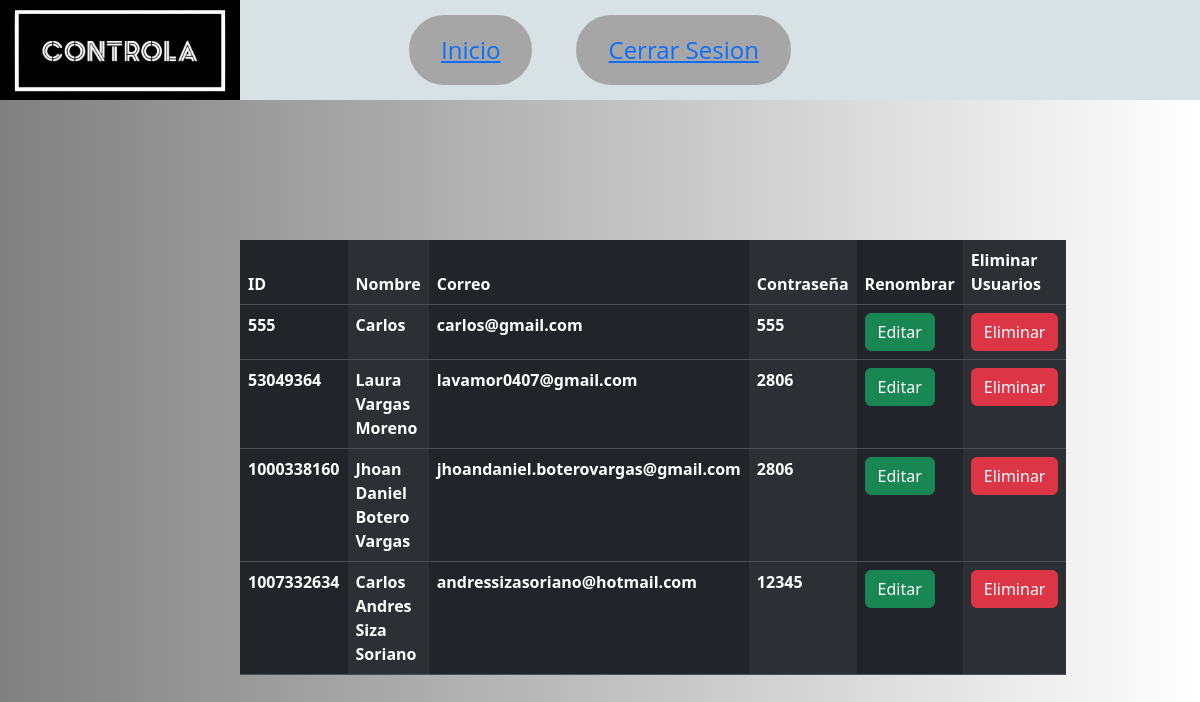
/mostrar.php, run on the app's committed database.
### tables this page shows
CREATE TABLE `usuarios` (
  `id` int(11) NOT NULL,
  `nombre` varchar(50) NOT NULL,
  `email` varchar(35) NOT NULL,
  `contraseña` int(11) NOT NULL,
  `tiempo_jornada` float DEFAULT NULL
);

### mostrar.php (the view, shortened to what this page needs)
<?php
include('db.php');
$sql = "SELECT * FROM usuarios";
$result = mysqli_query($conexion, $sql);
?>
<!DOCTYPE html>
<html lang="es">
<head>
  <link rel="stylesheet" href="css/header.css">
    <link href="https://cdn.jsdelivr.net/npm/bootstrap@5.3.3/dist/css/bootstrap.min.css" rel="stylesheet">
</head>
<body>
    <header id="cabecera_inicio">
    <a href="index.php"><img src="img/Controla_Short.jpeg" class="logo" alt="Logo" width="240"></a>
        <div class="botones-container">
        <button class="boton-inicio"><a href="home.php">Inicio</a></button>
        <button class="boton-perfil"><a href="index.php">Cerrar Sesion</a></button>
        </div>
    </header>
    <div class= "espacio-tabla">
    <table class="table table-dark table-striped-columns">
  <thead>
    <tr>
      <th scope="col">ID</th>
      <th scope="col">Nombre</th>
      <th scope="col">Correo</th>
      <th scope="col">Contraseña</th>
      <th scope="col">Renombrar</th>
      <th scope="col">Eliminar Usuarios</th>
    </tr>
  </thead>
  <tbody>
  <?php while ($mostrar = mysqli_fetch_array($result)): ?>
    <tr>
      <th><?php echo $mostrar['id']?></th>
      <th><?php echo $mostrar['nombre']?></th>
      <th><?php echo $mostrar['email']?></th>
      <th><?php echo $mostrar['contraseña']?></th>
     <td>
        <form action="editar.php" method="get">
            <button class="btn btn-success" type="submit">Editar</button>
        </form>
        </td>
      <td>
        <form action="eliminar.php" method="post">
            <button class="btn btn-danger" type="submit">Eliminar</button>
        </form>
      </td>
    </tr>
<?php endwhile; ?>
  </tbody>
</table>
</div>
</body>
</html>

### css/header.css (style rules this page uses)
body { background: linear-gradient(90deg, grey,white); }
#cabecera_inicio { background: #d8e1e3; height: 100px; width: 100%; left: 0; top: 0; position: fixed; }
.botones-container { position: absolute; top: 50%; left: 50%; transform: translate(-50%, -50%); display: flex; gap: 40px; }
.botones-container button { background-color: #a6a6a6; border: 2px solid #a6a6a6; color: black; padding: 15px 30px; text-align: center; text-decoration: none; display: inline-block; font-size: 24px; margin: 4px 2px; cursor: pointer; border-radius: 50px; font-family: 'Open Sans', sans-serif; transition: background 0.3s, color 0.3s; background: linear-gradient(to bottom, #a6a6a6 50%, #000000 50%); background-size: 100% 200%; background-position: top; }
.espacio-tabla { padding: 20%; }

### data on the page
usuarios: id "555", nombre "Carlos", email "carlos@gmail.com", contraseña "555"
usuarios: id "53049364", nombre "Laura Vargas Moreno", email "lavamor0407@gmail.com", contraseña "2806"
usuarios: id "1000338160", nombre "Jhoan Daniel Botero Vargas", email "jhoandaniel.boterovargas@gmail.com", contraseña "2806"
usuarios: id "1007332634", nombre "Carlos Andres Siza Soriano", email "andressizasoriano@hotmail.com", contraseña "12345"
